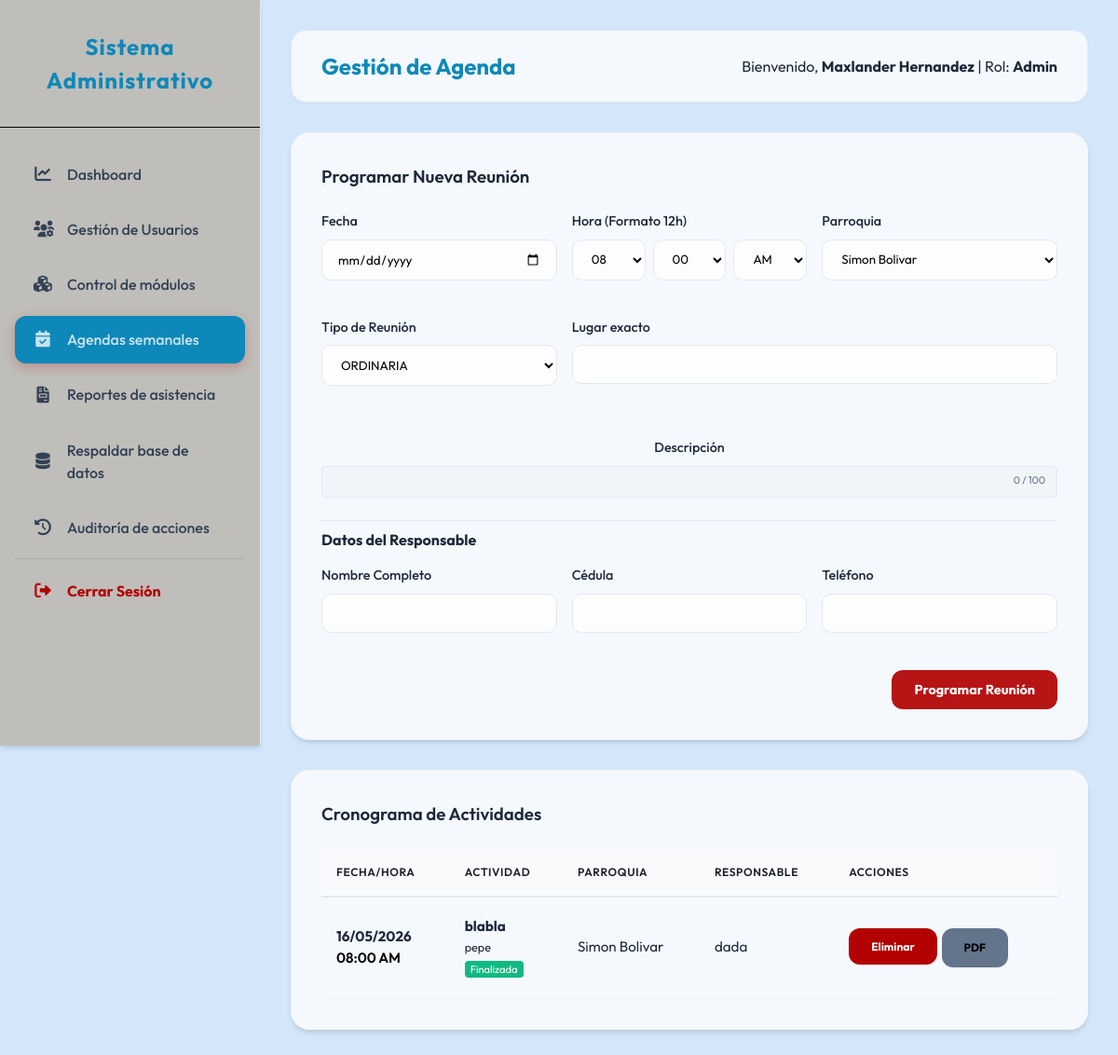
Before: /operador/reuniones.php (signed in) with the older database file.
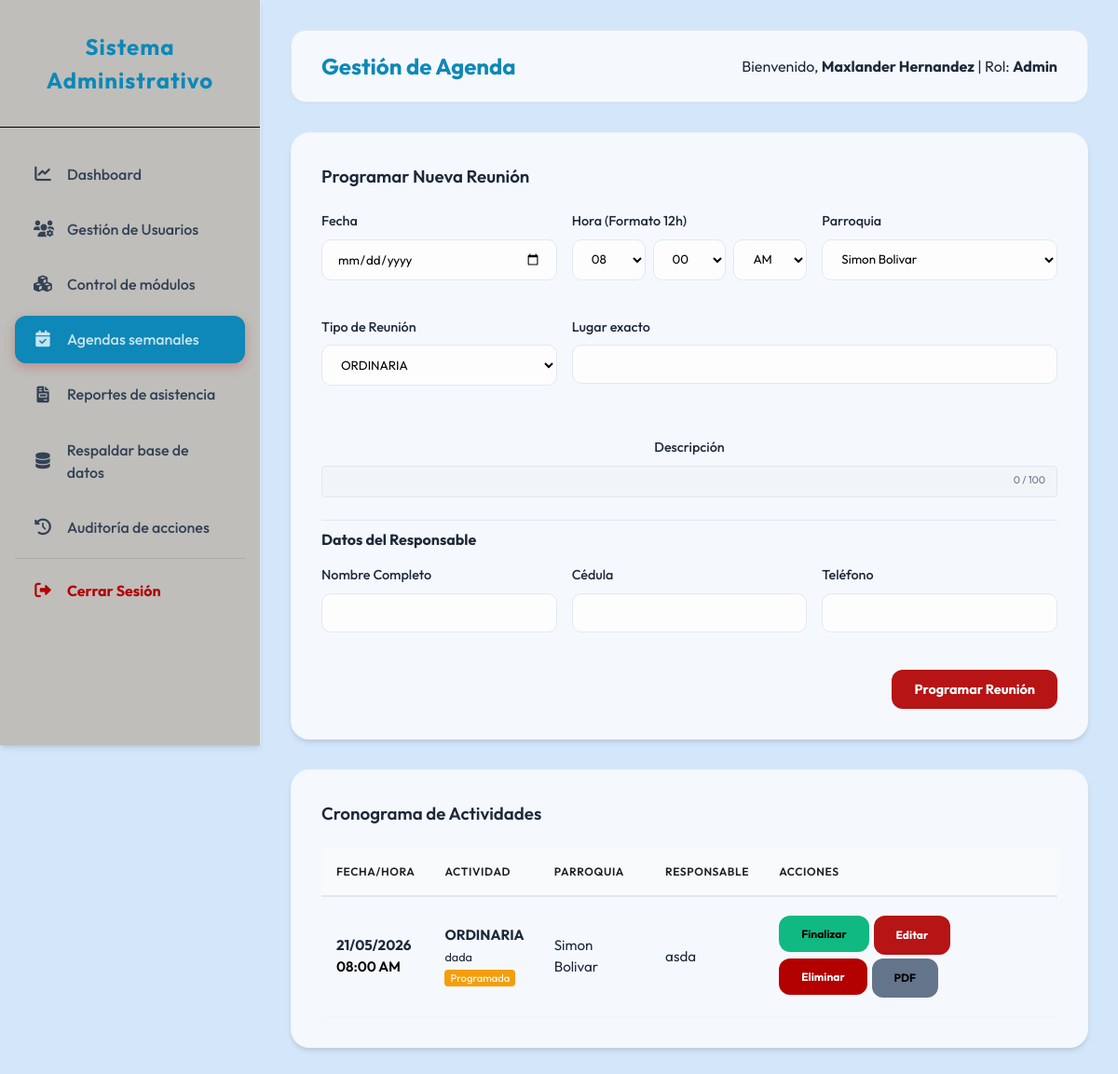
After: the same page with the newer database file.
### tables this page shows
CREATE TABLE `reuniones` (
  `ID_REUNION` int(11) NOT NULL AUTO_INCREMENT,
  `FECHA` date NOT NULL,
  `HORA` time NOT NULL,
  `TIPO_REUNION` varchar(255) NOT NULL,
  `DESCRIPCION` varchar(100) DEFAULT NULL,
  `LUGAR` varchar(255) NOT NULL,
  `PARROQUIA` enum('Simon Bolivar','Once de Abril','Vista al Sol','Chirica','Dalla Costa','Cachamay','Universidad','Unare','Yocoima','Pozo Verde','5 de Julio') NOT NULL,
  `RESPONSABLE_NOMBRE` varchar(100) NOT NULL,
  `RESPONSABLE_CEDULA` varchar(20) NOT NULL,
  `RESPONSABLE_TELEFONO` varchar(15) NOT NULL,
  `CREADO_EN` timestamp NOT NULL DEFAULT current_timestamp(),
  `ESTADO` varchar(20) DEFAULT 'Programada',
  PRIMARY KEY (`ID_REUNION`)
);

### operador/reuniones.php (the view, shortened to what the changed rows need)
<?php
require_once __DIR__ . '/../includes/layout_header.php';
require_once __DIR__ . '/../includes/auth.php';
$reuniones = $pdo->query("SELECT * FROM REUNIONES ORDER BY FECHA ASC, HORA ASC")->fetchAll();
?>
<div class="card">
    <table>
        <thead>
            <tr>
                <th>Fecha/Hora</th>
                <th>Actividad</th>
                <th>Parroquia</th>
                <th>Responsable</th>
                <th>Acciones</th>
            </tr>
        </thead>
        <tbody>
            <?php foreach ($reuniones as $r): ?>
            <tr>
                <td data-label="Fecha/Hora">
                    <strong><?php echo date('d/m/Y', strtotime($r['FECHA'])); ?></strong><br>
                    <span style="color: var(--secondary-color); font-weight: 600;"><?php echo date('h:i A', strtotime($r['HORA'])); ?></span>
                </td>
                <td data-label="Actividad">
                    <strong><?php echo $r['TIPO_REUNION']; ?></strong><br>
                    <small><?php echo $r['LUGAR']; ?></small><br>
                    <span class="badge" style="background: <?php echo $r['ESTADO'] === 'Finalizada' ? '#10b981' : '#f59e0b'; ?>; color: white; padding: 2px 6px; border-radius: 4px; font-size: 0.7rem;">
                        <?php echo $r['ESTADO'] ?? 'Programada'; ?>
                    </span>
                </td>
                <td data-label="Parroquia"><?php echo $r['PARROQUIA']; ?></td>
                <td data-label="Responsable"><?php echo $r['RESPONSABLE_NOMBRE']; ?></td>
                <td data-label="Acciones">
                    <div style="display: flex; gap: 0.3rem; flex-wrap: wrap;">
                        <?php if (($r['ESTADO'] ?? 'Programada') !== 'Finalizada'): ?>
                        <form method="POST" style="display:inline;">
                            <button type="submit" class="btn btn-success" style="font-size: 0.75rem; background: #10b981;">Finalizar</button>
                        </form>
                        <a href="reuniones.php?edit_id=<?php echo $r['ID_REUNION']; ?>" class="btn btn-primary" style="font-size: 0.75rem;">Editar</a>
                        <?php endif; ?>
                        <form method="POST" onsubmit="return confirm('¿Eliminar esta reunión?')" style="display:inline;">
                            <button type="submit" class="btn btn-danger" style="font-size: 0.75rem;">Eliminar</button>
                        </form>
                        <a href="ficha_reunion.php?id=<?php echo $r['ID_REUNION']; ?>" class="btn btn-secondary" style="font-size: 0.75rem; background: #64748b; color: white;" target="_blank">PDF</a>
                    </div>
                </td>
            </tr>
            <?php endforeach; ?>
        </tbody>
    </table>
</div>
<?php require_once __DIR__ . '/../includes/layout_footer.php'; ?>

Changed rows visible on the page:
removed reuniones: FECHA "16/05/2026", HORA "08:00 AM", TIPO_REUNION "blabla", LUGAR "pepe", ESTADO "Finalizada", PARROQUIA "Simon Bolivar", RESPONSABLE_NOMBRE "dada"
added reuniones: FECHA "21/05/2026", HORA "08:00 AM", TIPO_REUNION "ORDINARIA", LUGAR "dada", ESTADO "Programada", PARROQUIA "Simon Bolivar", RESPONSABLE_NOMBRE "asda"
